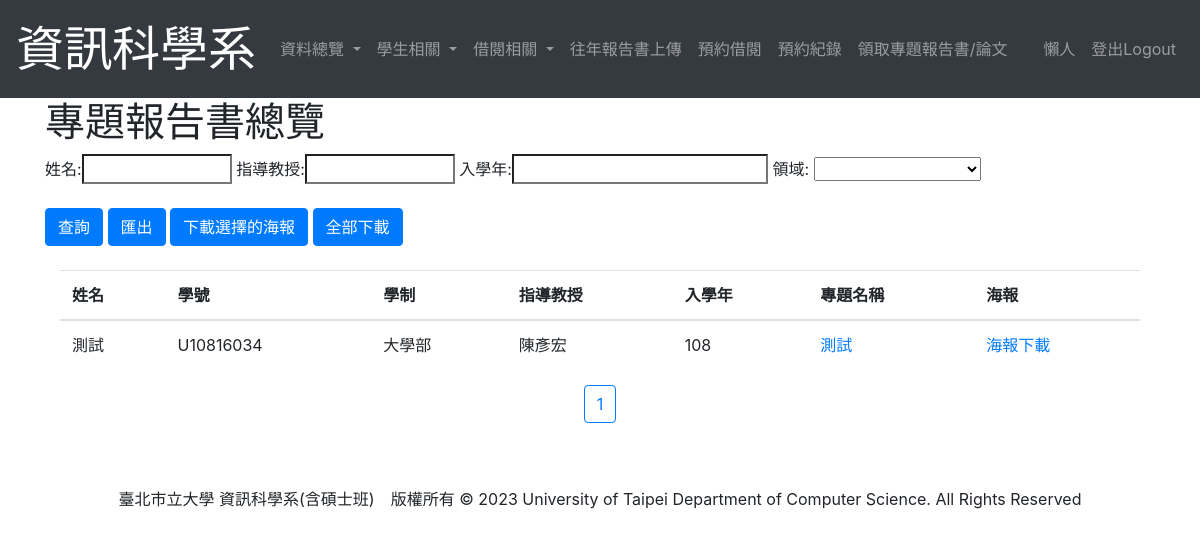
The app's page /DisplayProject (signed in) with its own data.
### student/models.py (models this page shows, shortened)
class User(AbstractUser):
    first_name = None
    last_name = None
    username = models.CharField(max_length=15, unique=True, null=True) #帳號
    name = models.CharField(max_length = 12) #姓名
    DEPARTMENT = ((0, '資訊科學系'),
                  (1, '外系'),)
    department = models.IntegerField(choices=DEPARTMENT, null=True, blank=True)
    IDENTITY=((0, '大學部'),
              (1, '管理員'),
              (2, '日間碩士班'),
              (3, '碩士在職專班'),
              (4, '系辦工讀生'))
    identity = models.IntegerField(choices=IDENTITY, default=0)
    enrollYear = models.DecimalField(max_digits = 4, decimal_places = 0, default = timezone.now().year)#入學年
    USER_NAME_FIELD = 'username'
    class Meta:
        ordering = ["username"]
    def get_enrollYear(self):
        return (self.enrollYear - 1911)

class Project(models.Model):
    user = models.ForeignKey(User, on_delete=models.PROTECT) #誰做這個專題的
    proposal = models.ForeignKey(Proposal, on_delete=models.PROTECT, blank = True, null = True)
    name = models.CharField(max_length = 30) #專題名稱
    report = models.FileField(upload_to = "Report/", default=None)#報告書電子檔
    poster = models.ImageField(upload_to = "Poster/", default=None)#海報或發表證明
    professor = models.CharField(max_length = 5)#指導教授
    FIELD = ((0, '軟體開發及程式設計'),
             (1, '網路及多媒體應用'),
             (2, '系統及演算法開發',))
    field = models.IntegerField(choices=FIELD, default=0)
    postDate = models.DateField(blank=True, null = True)#學位考試日期
    letter = models.FileField(upload_to='Uploaded Files/', blank=True, null=True, default=None)#同意函
    POST = ((0, '研討會'),
            (1, '期刊'),)
    post = models.PositiveIntegerField(choices=POST, default = 0, blank=True, null = True)
    seminarDate = models.DateTimeField(blank=True, null = True)#研討會或期刊發行日期
    seminarName = models.CharField(max_length=20, blank=True, null = True)#研討會或期刊名稱
    journalNumber = models.DecimalField(max_digits = 10, decimal_places = 0, blank=True, null = True)#期刊刊號
    STATE = ((0, '專題'),
             (1, '已申請'),
             (2, '已取消'),)
    state = models.IntegerField(choices=STATE, default = 0)
    cancelapplication = models.FileField(upload_to='CancelFinal/', blank=True, null=True, default=None)
    selected = models.BooleanField(default=False)
    class Meta:
        ordering = ["user"]

### student/views.py (the view, shortened to what this page needs)
# urls.py: path('DisplayProject', views.DisplayProject.as_view(), name='DisplayProject'),#報告書瀏覽
class DisplayProject(LoginRequiredMixin, ListView):
    def get(self, request):
        project = Project.objects.filter(state = 0)
        paginator=Paginator(project, limit)
        page=request.GET.get('page')
        try:
            project=paginator.page(page)
        except PageNotAnInteger:
            project=paginator.page(1)
        except EmptyPage:
            project=paginator.page(paginator.num_pages)
        context = {
            'project': project,
        }
        return render(request, 'DisplayProject.html', context)

### templates/DisplayProject.html (shortened to what this page needs)
{% extends "layout.html" %}
{% block title %}專題報告書總覽{% endblock %}
{% block content %}
<form method = 'POST'>
    姓名:<input type = "search" name = "username" placeholder = "" style="width: 150px;">
    指導教授:<input type = "search" name = "professor" placeholder = "" style="width: 150px;">
    入學年:<input type = "search" name = "enrollYear" placeholder="">
    領域:
    <select class = "select" name = "field">
        <option></option>
        <option value = '0' {% if level == '0' %} selected="selected" {% endif %}>軟體開發及程式設計</option>
    </select>
    <br><br>
    <input type="submit" class="btn btn-primary" name = "search" value="查詢" />
    <input type="submit" class="btn btn-primary" name = "export" value="匯出" />
    <input type="submit" class="btn btn-primary" name="download_selected" value="下載選擇的海報" />
    <input type="submit" class="btn btn-primary" name = "download" value="全部下載" />
</form>
<br>
    <div class="container">
        <table class="table">
            <thead>
                <tr>
                    <th scope="col">姓名</th>
                    <th scope="col">學號</th>
                    <th scope="col">學制</th>
                    <th scope="col">指導教授</th>
                    <th scope="col">入學年</th>
                    <th scope="col">專題名稱</th>
                    <th scope="col">海報</th>
                </tr>
            </thead>
            <tbody>
                {% for project in project %}
                    <tr>
                        <td>{{ project.user.name }}</td>
                        <td>{{ project.user.username }}</td>
                        <td>{{ project.user.get_identity_display }}</td>
                        <td>{{ project.professor }}</td>
                        <td>{{ project.user.get_enrollYear }}</td>
                        {% if project.report %}
                            <td><a href="{{ project.report.url }}" target="_blank">{{ project.name }}</a></td>
                        {% else %}
                            <td>{{ project.name }}</td>
                        {% endif %}
                        {% if project.poster %}
                            <td><a href="{{ project.poster.url }}" target="_blank">海報下載</a></td>
                        {% endif %}
                    </tr>
                {% endfor %}
            </tbody>
        </table>
    </div>
    <p style="text-align:center">
        {% for page_number in project.paginator.page_range %}
          {% ifequal page_number  project.number %}
            <button class="btn btn-outline-primary">{{ page_number }}</button>
          {% else %}
            <a href="?page={{ page_number }}" class="btn btn-primary">{{ page_number }}</a>
          {% endifequal %}
        {% endfor %}
    </p>
{% endblock %}

### templates/layout.html (shortened to what this page needs)
<!DOCTYPE html>
<html lang="en">
<head>
    <link rel="stylesheet" href="https://maxcdn.bootstrapcdn.com/bootstrap/4.0.0/css/bootstrap.min.css">
</head>
<body>
    <nav class="navbar navbar-expand-lg navbar-dark bg-dark">
        <a class="navbar-brand" href="{% url 'Home' %}">
            <font size="20" color="white" face=""標楷體>資訊科學系</font>
        </a>
        <div class="collapse navbar-collapse" id="navbarNav">
            <ul class="navbar-nav mr-auto">
                {% if user and user.is_authenticated %}
                    {% if user.department == 0 %}
                        {% if user.identity == 1 or user.identity == 4 %}
                            <li class="nav-item dropdown">
                                <a class="nav-link dropdown-toggle" href="#" id="navbarDropdown" role="button" data-toggle="dropdown" aria-haspopup="true" aria-expanded="false">
                                    資料總覽
                                </a>
                            </li>
                            {% if user.identity == 1 %}
                                <li class="nav-item dropdown">
                                    <a class="nav-link dropdown-toggle" href="#" id="navbarDropdown" role="button" data-toggle="dropdown" aria-haspopup="true" aria-expanded="false">
                                        學生相關
                                    </a>
                                </li>
                            {% endif %}
                            <li class="nav-item dropdown">
                                <a class="nav-link dropdown-toggle" href="#" id="navbarDropdown" role="button" data-toggle="dropdown" aria-haspopup="true" aria-expanded="false">
                                    借閱相關
                                </a>
                            </li>
                            <li class="nav-item">
                                <a class="nav-link" href="{% url 'HistoryPaperUpdate' %}">往年報告書上傳</a>
                            </li>
                        {% endif %}
                    {% endif %}
                    <li class="nav-item">
                        <a class="nav-link" href="{% url 'BorrowPaper' pk=user.id %}">預約借閱</a>
                    </li>
                    <li class="nav-item">
                        <a class="nav-link" href="{% url 'UserBooking' pk=user.id %}">預約紀錄</a>
                    </li>
                    <li class="nav-item">
                        <a class="nav-link" href="{% url 'GetEntityPaper' %}">領取專題報告書/論文</a>
                    </li>
                {% else %}
                    <a class="nav-link" href="{% url 'Home' %}" style="font-size: x-large;">資訊科學系 學生資料登錄系統</a>
                {% endif %}
            </ul>
            <ul class="navbar-nav">
                {% if user.is_authenticated %}
                <li class="nav-item">
                    <a href="{% url 'EditPassword' pk=user.id %}" class="nav-link">{{ user.name }}</a>
                </li>
                <li class="nav-item">
                    <a class="nav-link" href="{% url 'logout' %}">登出Logout</a>
                </li>
                {% else %}
                <li class="nav-item">
                    <a class="nav-link" href="{% url 'login' %}" style="font-size: x-large;">登入Login</a>
                </li>
                {% endif %}
            </ul>
        </div>
    </nav>
    <div class="container">
        <h1>{% block title %}{% endblock %}</h1>
    </div>
    <div class="container">
        {% block content %}{% endblock %}
    </div>
    <br><br>
    <div class="container" align="center">
        臺北市立大學 資訊科學系(含碩士班)　版權所有 © 2023   University of Taipei Department of Computer Science. All Rights Reserved
    </div>
</body>
</html>

### records on screen
User: name "懶人"
Project: user.name "測試", user.username "U10816034", user.identity "大學部", professor "陳彥宏", user.get_enrollYear "108", name "測試"

### other values on screen
{{ page_number }} "1"
